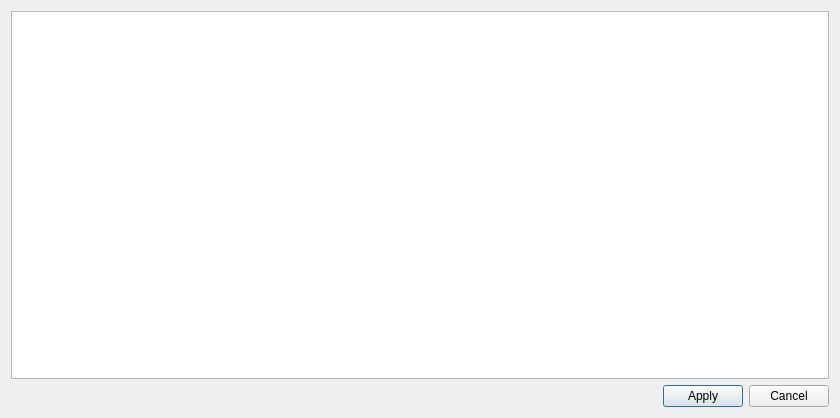
<?xml version="1.0" encoding="UTF-8"?>
<ui version="4.0">
 <class>instrumentconfiguration</class>
 <widget class="QDialog" name="instrumentconfiguration">
  <property name="geometry">
   <rect>
    <x>0</x>
    <y>0</y>
    <width>840</width>
    <height>418</height>
   </rect>
  </property>
  <property name="windowTitle">
   <string>Instrument Configuration</string>
  </property>
  <property name="windowIcon">
   <iconset theme="windwosvista"/>
  </property>
  <property name="modal">
   <bool>true</bool>
  </property>
  <layout class="QGridLayout" name="gridLayout">
   <item row="0" column="0">
    <layout class="QVBoxLayout" name="verticalLayout">
     <item>
      <widget class="QTableWidget" name="tableWidget"/>
     </item>
     <item>
      <layout class="QHBoxLayout" name="horizontalLayout">
       <item>
        <spacer name="horizontalSpacer">
         <property name="orientation">
          <enum>Qt::Horizontal</enum>
         </property>
         <property name="sizeHint" stdset="0">
          <size>
           <width>40</width>
           <height>20</height>
          </size>
         </property>
        </spacer>
       </item>
       <item>
        <widget class="QPushButton" name="pushButton">
         <property name="text">
          <string>Apply</string>
         </property>
        </widget>
       </item>
       <item>
        <widget class="QPushButton" name="pushButton_2">
         <property name="text">
          <string>Cancel</string>
         </property>
        </widget>
       </item>
      </layout>
     </item>
    </layout>
   </item>
  </layout>
 </widget>
 <layoutdefault spacing="6" margin="11"/>
 <resources/>
 <connections/>
</ui>
